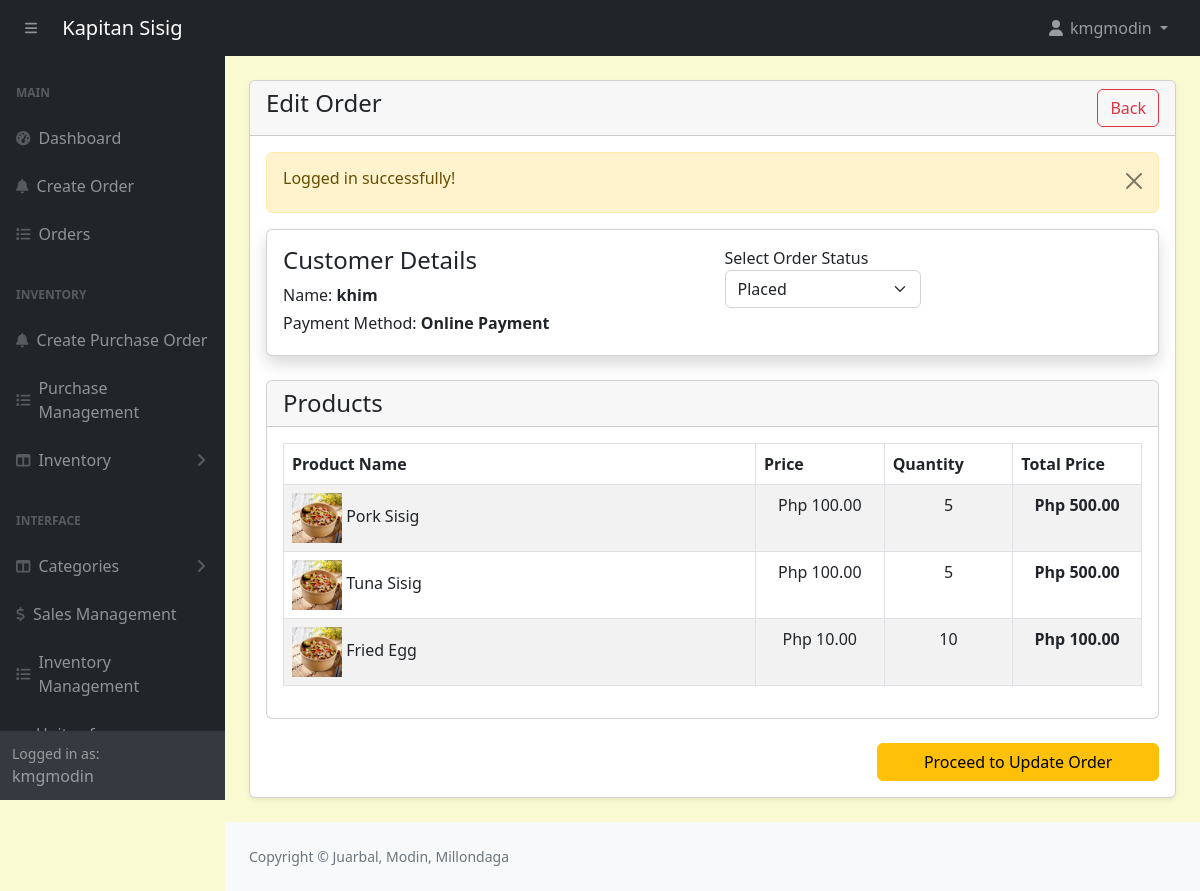
The app's page /admin/order-edit.php?track=000001 (signed in) with its own data.
### tables this page shows
CREATE TABLE `customers` (
  `id` int(11) NOT NULL,
  `name` varchar(566) NOT NULL
);

CREATE TABLE `orders` (
  `id` int(11) NOT NULL,
  `customer_id` int(11) NOT NULL,
  `tracking_no` varchar(100) NOT NULL,
  `invoice_no` varchar(100) NOT NULL,
  `total_amount` varchar(100) NOT NULL,
  `amount_received` decimal(10,2) NOT NULL,
  `change_money` varchar(200) NOT NULL,
  `order_date` datetime DEFAULT NULL,
  `order_status` enum('Placed','Preparing','Completed','Cancelled') NOT NULL DEFAULT 'Placed' COMMENT 'placed, preparing, completed, cancelled',
  `payment_mode` varchar(100) NOT NULL COMMENT 'cash,online',
  `order_placed_by_id` varchar(100) NOT NULL
);

CREATE TABLE `order_items` (
  `id` int(11) NOT NULL,
  `order_id` int(11) NOT NULL,
  `product_id` int(11) NOT NULL,
  `price` varchar(100) NOT NULL,
  `quantity` varchar(100) NOT NULL
);

CREATE TABLE `products` (
  `id` int(11) NOT NULL,
  `category_id` int(11) NOT NULL,
  `productname` varchar(191) NOT NULL,
  `description` varchar(191) NOT NULL,
  `price` decimal(10,2) NOT NULL,
  `image` varchar(255) NOT NULL,
  `created_at` date NOT NULL DEFAULT current_timestamp(),
  `quantity` int(11) NOT NULL
);

### admin/order-edit.php (the view, shortened to what this page needs)
<?php
include('includes/header.php');
?>
<div class="container-fluid px-4 pb-4">
    <div class="card mt-4 shadow-sm">
        <div class="card-header">
            <h4 class="mb-0">Edit Order
                <a href="orders.php" class="btn btn-outline-danger float-end">Back</a>
            </h4>
        </div>
        <div class="card-body">
                <form action="orders-code.php" method="POST" enctype="multipart/form-data">
                <?php
                    $trackingNo = validate($_GET['track']);
                    $query = "SELECT o.id AS order_id, o.customer_id, o.payment_mode, o.order_status
                        FROM orders o
                        WHERE o.tracking_no = '$trackingNo'
                        LIMIT 1";
                    $orders = mysqli_query($conn, $query);
                    $orderData = mysqli_fetch_assoc($orders);
                        ?>
                        <?php
                            if ($orders) {
                                $customerId = $orderData['customer_id'];
                            ?>
                            <?php
                            } else {
                                echo "Order not found with tracking number: " . htmlspecialchars($trackingNo);
                            }
                            $customerQuery = "SELECT name FROM customers WHERE id = '$customerId' LIMIT 1";
                            $customerResult = mysqli_query($conn, $customerQuery);
                            $customerData = mysqli_fetch_assoc($customerResult);
                            ?>
                        <div class="card card-body shadow border-1 mb-4 ">
                            <div class="row">
                                <div class="col-md-6">
                                    <h4>Customer Details</h4>
                                    <label class="mb-1">
                                        Name: <span class="fw-bold"><?= htmlspecialchars($customerData['name'], ENT_QUOTES, 'UTF-8'); ?></span>
                                    </label>
                                    <br/>
                                    <label class="mb-1">
                                        Payment Method: <span class="fw-bold"><?= htmlspecialchars($orderData['payment_mode'], ENT_QUOTES, 'UTF-8'); ?></span>
                                    </label>
                                </div>
                                <div class="col-md-3">
                                    <label>Select Order Status</label>
                                    <select id="order_status" class="form-select" name="order_status">
                                        <option value="Placed" <?= $orderData['order_status'] == 'Placed' ? 'selected' : ''; ?>>Placed</option>
                                    </select>
                                </div>
                            </div>
                        </div>
                </form>
            <?php
            $orderItemQuery = "SELECT oi.quantity as orderItemQuantity, oi.price as orderItemPrice, o.*, oi.*, p.*
            FROM orders as o, order_items as oi, products as p
            WHERE  oi.order_id = o.id AND p.id = oi.product_id AND o.tracking_no='$trackingNo' ";
            $orderItemsRes = mysqli_query($conn, $orderItemQuery);
            if($orderItemsRes): ?>
                <div class="card mt-3">
                    <div class="card-header">
                        <h4 class="mb-0">Products</h4>
                    </div>
                    <div class="card-body">
                        <table class="table table-bordered table-striped">
                            <thead>
                                <tr>
                                    <th>Product Name</th>
                                    <th>Price</th>
                                    <th>Quantity</th>
                                    <th>Total Price</th>
                                </tr>
                            </thead>
                            <tbody>
                                <?php foreach ($orderItemsRes as $item): ?>
                                    <tr>
                                        <td>
                                        <img src="<?= $item['image'] != '' ? '../'.$item['image'] : '../pics/uploads/no-img.jpg'; ?>"
                                            style="width:50px;height:50px;"
                                            alt="Img"/>
                                            <?= $item['productname'];?>
                                        </td>
                                        <td width="15%" class="text-center">
                                            Php <?= number_format($item['orderItemPrice'], 2); ?>
                                        </td>
                                        <td width="15%" class="text-center">
                                            <?= $item['orderItemQuantity']; ?>
                                        </td>
                                        <td width="15%" class="fw-bold text-center">
                                            Php <?= number_format($item['orderItemPrice'] * $item['orderItemQuantity'], 2); ?>
                                        </td>
                                    </tr>
                                <?php endforeach; ?>
                            </tbody>
                        </table>
                        </div>
                        </div>
                        <div>
                            <div class="row d-flex justify-content-end">
                                <div class="col-md-4">
                                    <br/>
                                    <button type="button" class="btn btn-warning w-100 proceedToUpdate">Proceed to Update Order</button>
                                </div>
                            </div>
                        </div>
                    </div>
            <?php else: ?>
                <h5>No items added to the order yet.</h5>
            <?php endif; ?>
    </div>
</div>
<?php include('includes/footer.php'); ?>

### admin/assets/css/custom.css (style rules this page uses)
body { margin: 0; font-family: system-ui, -apple-system, "Segoe UI", Roboto, "Helvetica Neue", "Noto Sans", "Liberation Sans", Arial, sans-serif; font-size: 1rem; font-weight: 400; line-height: 1.5; color: #212529; text-align: left; background-color: #FAFAD2; -webkit-text-size-adjust: 100%; -webkit-tap-highlight-color: rgba(0, 0, 0, 0); }

### records on screen
customers: name "khim"
orders: payment_mode "Online Payment"
order_items: product.productname "Pork Sisig", price "100.00", quantity "5", $item['orderItemPrice'] * $item['orderItemQuantity'] "500.00"
order_items: product.productname "Tuna Sisig", price "100.00", quantity "5", $item['orderItemPrice'] * $item['orderItemQuantity'] "500.00"
order_items: product.productname "Fried Egg", price "10.00", quantity "10", $item['orderItemPrice'] * $item['orderItemQuantity'] "100.00"

### other values on screen
$_SESSION['loggedInUser']['username'] "kmgmodin"
$_SESSION['message'] "Logged in successfully!"
